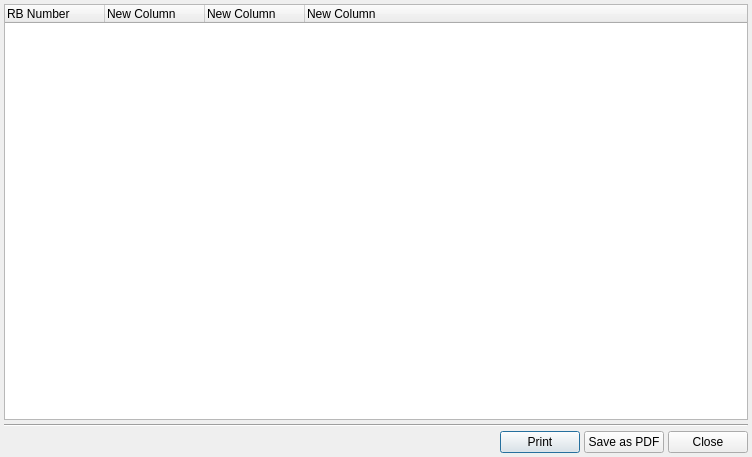
<?xml version="1.0" encoding="UTF-8"?>
<ui version="4.0">
 <class>QuickReport</class>
 <widget class="QDialog" name="QuickReport">
  <property name="windowModality">
   <enum>Qt::ApplicationModal</enum>
  </property>
  <property name="geometry">
   <rect>
    <x>0</x>
    <y>0</y>
    <width>752</width>
    <height>457</height>
   </rect>
  </property>
  <property name="windowTitle">
   <string>Quick Report</string>
  </property>
  <property name="windowIcon">
   <iconset resource="icons.qrc">
    <normaloff>:/jv/icons/jv.svg</normaloff>:/jv/icons/jv.svg</iconset>
  </property>
  <layout class="QVBoxLayout" name="verticalLayout_2">
   <property name="spacing">
    <number>4</number>
   </property>
   <property name="margin">
    <number>4</number>
   </property>
   <item>
    <widget class="QTreeWidget" name="ReportTree">
     <column>
      <property name="text">
       <string>RB Number</string>
      </property>
     </column>
     <column>
      <property name="text">
       <string>New Column</string>
      </property>
     </column>
     <column>
      <property name="text">
       <string>New Column</string>
      </property>
     </column>
     <column>
      <property name="text">
       <string>New Column</string>
      </property>
     </column>
    </widget>
   </item>
   <item>
    <widget class="Line" name="line">
     <property name="orientation">
      <enum>Qt::Horizontal</enum>
     </property>
    </widget>
   </item>
   <item>
    <layout class="QHBoxLayout" name="horizontalLayout_3">
     <item>
      <spacer name="horizontalSpacer">
       <property name="orientation">
        <enum>Qt::Horizontal</enum>
       </property>
       <property name="sizeHint" stdset="0">
        <size>
         <width>40</width>
         <height>20</height>
        </size>
       </property>
      </spacer>
     </item>
     <item>
      <widget class="QPushButton" name="PrintButton">
       <property name="text">
        <string>Print</string>
       </property>
      </widget>
     </item>
     <item>
      <widget class="QPushButton" name="SaveAsPDFButton">
       <property name="text">
        <string>Save as PDF</string>
       </property>
      </widget>
     </item>
     <item>
      <widget class="QPushButton" name="CloseButton">
       <property name="text">
        <string>Close</string>
       </property>
      </widget>
     </item>
    </layout>
   </item>
  </layout>
 </widget>
 <resources>
  <include location="icons.qrc"/>
 </resources>
 <connections/>
</ui>
